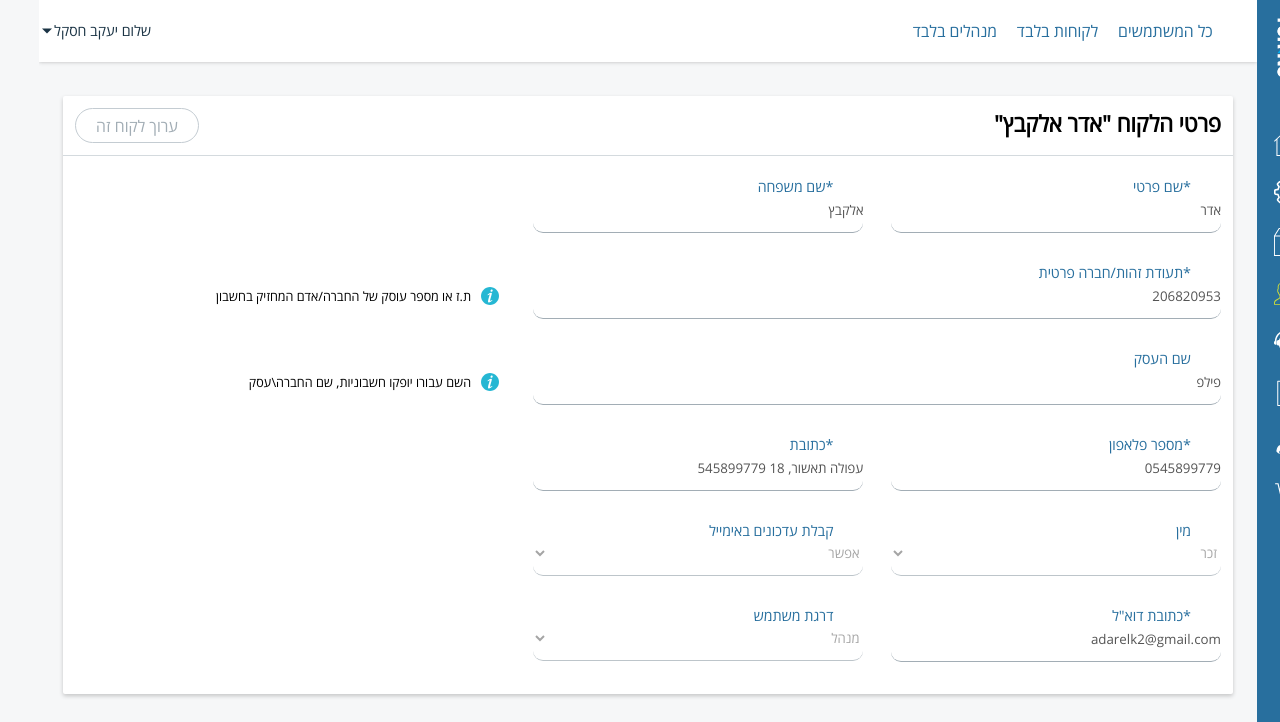
Page /admin/index.php?act=customers&do=view&id=13 (signed in) on the committed database.
### tables this page shows
CREATE TABLE `turing_members` (
  `id` int(11) NOT NULL,
  `username` text NOT NULL,
  `firstname` text NOT NULL,
  `lastname` text NOT NULL,
  `job` varchar(50) NOT NULL DEFAULT 'לא זמין',
  `picture` varchar(150) NOT NULL DEFAULT 'assets/images/customer.png',
  `status` int(11) NOT NULL,
  `password` text NOT NULL,
  `email` text NOT NULL,
  `phone` text NOT NULL,
  `address` text NOT NULL,
  `business_name` text NOT NULL,
  `business_id` int(11) NOT NULL,
  `gender` enum('male','female') NOT NULL,
  `email_message` enum('enable','disable') NOT NULL,
  `registration_date` text NOT NULL,
  `ip` text NOT NULL,
  `level` text NOT NULL,
  `broker_id` int(5) NOT NULL
);

### core/User.php (called while the page is built, shortened)
<?php
class User {
		var $fullname;
		function __construct($id) {
			if($id != 0)
			{
				$data = $GLOBALS['mysqli']->query("SELECT * FROM `".PREFIX."_members` WHERE `id`='".(int) $id."'")->fetch_assoc();
				$this->fullname		= $data['firstname']." ".$data['lastname'];
			}
			else {
				$this->level = 0;
			}
		}
		function get_Fullname() {
			return $this->fullname;
		}
}
?>

### core/functions.php (called while the page is built, shortened)
<?php
global $mysqli;
include "User.php";
if(isset($_SESSION['Username']))
{
	$select = $mysqli->query("SELECT * FROM `".PREFIX."_members` WHERE `id` = '". (int) $_SESSION['UserId'] . "'");
	if ($select->num_rows > 0)
	{
		$User = new User($_SESSION['UserId']);
	}
}
function secur($s,$type) {
global $mysqli;
	switch ($type)
	{
		case "string":
			$s = (string) $s;
			return $mysqli->real_escape_string(htmlspecialchars($s));
		break;
		case "int":
			$s = (int) $s;
			return $mysqli->real_escape_string(htmlspecialchars($s));
		break;
	}
}
?>

### admin/sources/view-customers.php (the view, shortened to what this page needs)
<?php
$id = secur($_GET['id'],"int");
$query = $mysqli->query("SELECT * FROM `".PREFIX."_members` WHERE `id`='".$id."'");
$Member = $query->fetch_assoc();
?>
<div id="left-side">
	<div class="container">
		<div class="block">
			<div class="block-title">
				<h1>פרטי הלקוח "<?= $Member['firstname']." ".$Member['lastname'] ?>"</h1>
				<a href="index.php?act=customers&do=edit&id=<?php echo $_GET['id']; ?>">ערוך לקוח זה</a>
			</div>
			<div class="block-inner">
				<form method="post">
					<div class="row">
						<div class="input-field input-field-2">
							<label for="firstname" class="active">*שם פרטי</label>
							<input type="text" disabled name="firstname" value="<?= $Member['firstname']?>">
						</div>
						<div class="input-field input-field-2 pull-left">
							<label for="firstname" class="active">*שם משפחה</label>
							<input type="text" disabled name="lastname" value="<?= $Member['lastname']?>">
						</div>
					</div>
					<div class="row">
						<div class="input-field">
							<label for="thoda" class="active">*תעודת זהות/חברה פרטית</label>
							<input type="text" disabled name="business_id" value="<?= $Member['business_id']?>">
						</div>
						<div class="row-remark">
							<p>ת.ז או מספר עוסק של החברה/אדם המחזיק בחשבון</p>
						</div>
					</div>
					<div class="row">
						<div class="input-field">
							<label for="name_p"  class="active">שם העסק</label>
							<input type="text" disabled name="business_name" value="<?= $Member['business_name']?>">
						</div>
						<div class="row-remark">
							<p>השם עבורו יופקו חשבוניות, שם החברה\עסק</p>
						</div>
					</div>
					<div class="row">
						<div class="input-field input-field-2 ">
							<label for="tel"  class="active">*מספר פלאפון</label>
							<input type="text" disabled name="phone" value="<?= $Member['phone']?>">
						</div>
						<div class="input-field input-field-2 pull-left">
							<label for="address"  class="active">*כתובת</label>
							<input type="text" disabled name="address" value="<?= $Member['address']?>">
						</div>
					</div>
					<div class="row">
						<div class="input-field input-field-2">
							<label for="gender" class="active">מין</label>
							<select name="gender" disabled>
								<option value="male"<? if($Member['gender'] == "male") echo "selected"; ?>>זכר</option>
							</select>
						</div>
						<div class="input-field input-field-2 pull-left">
							<label for="email_message"  class="active">קבלת עדכונים באימייל</label>
							<select name="email_message" disabled>
								<option value="enable" <? if($Member['email_message'] == "enable") echo "selected"; ?>>אפשר</option>
							</select>
						</div>
					</div>
					<div class="row">
						<div class="input-field input-field-2">
							<label for="email"  class="active">*כתובת דוא"ל</label>
							<input type="email" name="email" disabled value="<?= $Member['email']?>">
						</div>
						<div class="input-field input-field-2 pull-left">
							<label for="level" class="active">דרגת משתמש</label>
							<select name="level" disabled>
								<option value="1" <? if($Member['level'] == 1) echo "selected"; ?>>מנהל</option>
							</select>
					</div>
				</form>
			</div>
		</div>
	</div>
</div>

### admin/template/header.php (shortened to what this page needs)
<!DOCTYPE html>
<html lang="he" dir="rtl">
<head>
	<link rel="stylesheet" href="assets/css/style.css">
	<link rel="stylesheet" href="assets/css/animate.css">
	<link rel="stylesheet" href="assets/css/hint.min.css">
  </head>
<body>
	<header>
		<ul class="desktop">
			<?php
				if($_GET['act'] == "customers") {
					echo '
						<li><a href="index.php?act=customers&filter=-1">כל המשתמשים</a></li>
						<li><a href="index.php?act=customers&filter=2">לקוחות בלבד</a></li>
						<li><a href="index.php?act=customers&filter=1">מנהלים בלבד</a></li>
					';
				}
			?>
		</ul>
		<div id="header-left">
			<div id="header-userbar">
				<p>שלום <?= $User->get_FullName() ?> <svg xmlns="http://www.w3.org/2000/svg" version="1.1" x="0" y="0" viewBox="0 0 386.3 386.3" xml:space="preserve"><polygon points="0 96.9 193.1 289.4 386.3 96.9 "/></svg></p>
			</div>
		</div>
	</header>

### admin/assets/css/style.css (style rules this page uses)
* { margin:0;padding:0;outline:0;border:0;vertical-align:top;text-decoration:none;list-style:none }
a { color:inherit }
body { font-family:'OpenSansHebrewRegular', arial;background-color:#f6f7f8 }
.container { position:relative;padding:2%;box-sizing:border-box }
#left-side { float:left;margin:62px 0 0 0;height:auto;padding-bottom:40px;width:calc(100vw - 62px) }
#left-side .container { height:100% }
.desktop { display:block }
header { z-index:99;background:#fff;top:0;left:0;width:calc(100vw - 62px);height:62px;position:fixed;box-shadow:0 0 4px rgba(0, 0, 0, 0.25) }
header > ul { float:right;line-height:62px;padding:0 2% 0 0 }
header > ul > li { float:right }
header > ul > li > a { float:right;padding:0 20px 0 0;color:#286f9e }
header #header-left { float:left;margin:0 0 0 1%;height:100%;position:relative }
header #header-left svg { max-width:18px;max-height:18px;fill:#286f9e }
header #header-left #header-userbar { float:right;position:relative;width:100px;cursor:pointer; }
header #header-left #header-userbar > p { line-height:62px;font-size:0.9em;color:#1b3445;position:relative;float:right }
header #header-left #header-userbar > p svg { max-width:10px;max-height:10px;position:absolute;top:50%;transform:translateY(-50%);left:-12px;fill:currentColor }
header #header-left div { cursor:pointer }
.block { float:right;width:100%;background:#fff;border-radius:2px;box-shadow:0 2px 4px rgba(0, 0, 0, 0.2);box-sizing:border-box;margin-top: 10px; }
.block .block-title { float:right;width:100%;border-bottom:1px solid #d4dade;padding:1%;box-sizing:border-box }
.block .block-title > h1 { float:right }
.block .block-title > a { transition:all .6s ease;color:#a2adb5;border:1px solid #c4ccd2;padding:5.5px 20px;border-radius:50px;float:left }
.block .block-inner { padding:1%;float:right;width:100%;box-sizing:border-box }
.block form { float:right;width:60% }
.block .input-field { float:right;width:100%;margin-bottom:20px;position:relative;margin-top:20px }
.block .input-field label { float:right;width:100%;font-size:0.9em;transition:all .6s ease;color:#000;position:absolute;top:15px;right:0;padding:0 30px;box-sizing:border-box }
.block .input-field label.active { color:#286f9e;top:-10px }
.block .input-field input[type=text], .block .input-field select, .block .input-field input[type=email], .block .input-field input[type=password] { transition:all 1s ease;border-bottom:1px solid #a2adb5;background:transparent;font-family:'OpenSansHebrewRegular', arial;float:right;width:100%;height:45px;border-radius:10px;position:relative }
.block .input-field.input-field-2 { width:48% !important;box-sizing:border-box }
.row { float:right;width:100%;position:relative }
.row-remark { position:absolute;top:50%;right:105%;width:500px;transform:translateY(-50%) }
.row-remark svg { width:18px;height:18px;float:right }
.row-remark p { line-height:18px;padding-right:10px;float:right;font-size:0.8em }
.pull-left { float:left !important }
.block h1 { font-size:1.4em }

### rows in the picture
turing_members: $User->get_FullName() "יעקב חסקל"
turing_members: firstname "אדר", lastname "אלקבץ", business_id "206820953", business_name "פילפ", phone "0545899779", address "עפולה תאשור, 18 545899779", gender "זכר", email_message "אפשר", email "adarelk2@gmail.com", level "מנהל"
